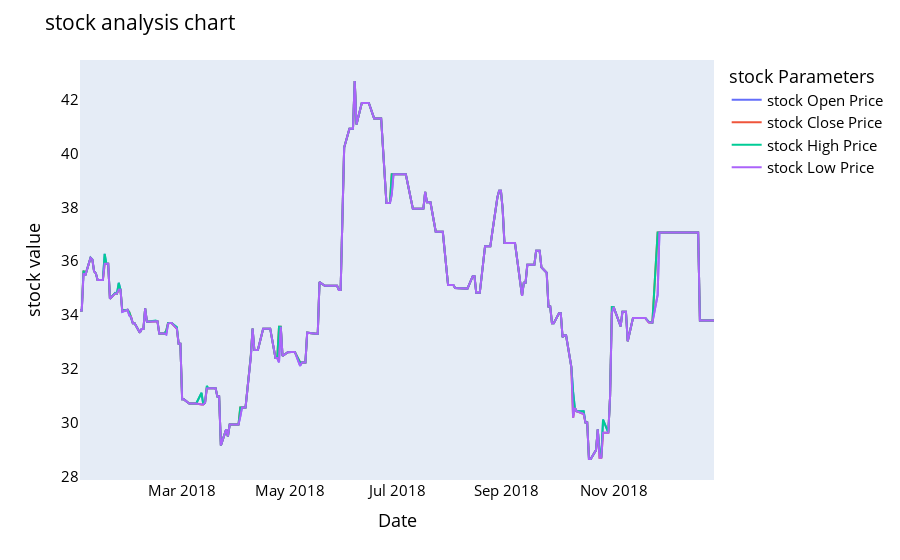

The notebook cell this image was saved under:
### Code cell
names = cycle(['stock Open Price','stock Close Price','stock High Price','stock Low Price'])

fig = px.line(y_2018, x=y_2018.Date, y=[y_2018['Open'], y_2018['Close'], 
                                          y_2018['High'], y_2018['Low']],
             labels={'Date': 'Date','value':'stock value'})
fig.update_layout(title_text='stock analysis chart', font_size=15, font_color='black',legend_title_text='stock Parameters')
fig.for_each_trace(lambda t:  t.update(name = next(names)))
fig.update_xaxes(showgrid=False)
fig.update_yaxes(showgrid=False)

fig.show()

### Figure 1 — Plotly figure (JSON) as saved in the notebook; plotly's stock layout.template omitted (floating-point values rounded to 4 significant figures; data arrays with more than 128 entries replaced by an {"elided": "..."} marker saying what was removed)
{"data": [{"hovertemplate": "variable=Open<br>Date=%{x}<br>stock value=%{y}<extra></extra>", "legendgroup": "Open", "line": {"color": "#636efa", "dash": "solid"}, "marker": {"symbol": "circle"}, "mode": "lines", "name": "stock Open Price", "orientation": "v", "showlegend": true, "type": "scatter", "x": {"elided": "246 str values"}, "xaxis": "x", "y": {"elided": "246 float values"}, "yaxis": "y"}, {"hovertemplate": "variable=Close<br>Date=%{x}<br>stock value=%{y}<extra></extra>", "legendgroup": "Close", "line": {"color": "#EF553B", "dash": "solid"}, "marker": {"symbol": "circle"}, "mode": "lines", "name": "stock Close Price", "orientation": "v", "showlegend": true, "type": "scatter", "x": {"elided": "246 str values"}, "xaxis": "x", "y": {"elided": "246 float values"}, "yaxis": "y"}, {"hovertemplate": "variable=High<br>Date=%{x}<br>stock value=%{y}<extra></extra>", "legendgroup": "High", "line": {"color": "#00cc96", "dash": "solid"}, "marker": {"symbol": "circle"}, "mode": "lines", "name": "stock High Price", "orientation": "v", "showlegend": true, "type": "scatter", "x": {"elided": "246 str values"}, "xaxis": "x", "y": {"elided": "246 float values"}, "yaxis": "y"}, {"hovertemplate": "variable=Low<br>Date=%{x}<br>stock value=%{y}<extra></extra>", "legendgroup": "Low", "line": {"color": "#ab63fa", "dash": "solid"}, "marker": {"symbol": "circle"}, "mode": "lines", "name": "stock Low Price", "orientation": "v", "showlegend": true, "type": "scatter", "x": {"elided": "246 str values"}, "xaxis": "x", "y": {"elided": "246 float values"}, "yaxis": "y"}], "layout": {"font": {"color": "black", "size": 15}, "legend": {"title": {"text": "stock Parameters"}, "tracegroupgap": 0}, "margin": {"t": 60}, "title": {"text": "stock analysis chart"}, "xaxis": {"anchor": "y", "domain": [0, 1], "showgrid": false, "title": {"text": "Date"}}, "yaxis": {"anchor": "x", "domain": [0, 1], "showgrid": false, "title": {"text": "stock value"}}}}
